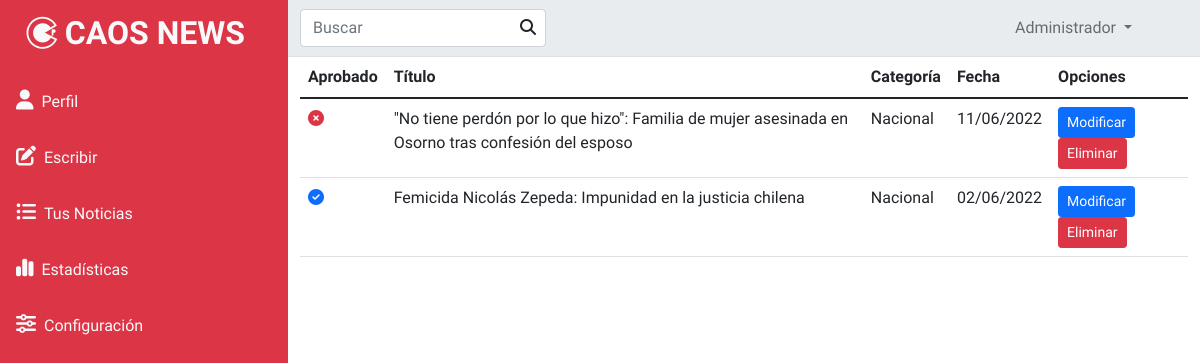
The app's page /listar/ (signed in), older data.
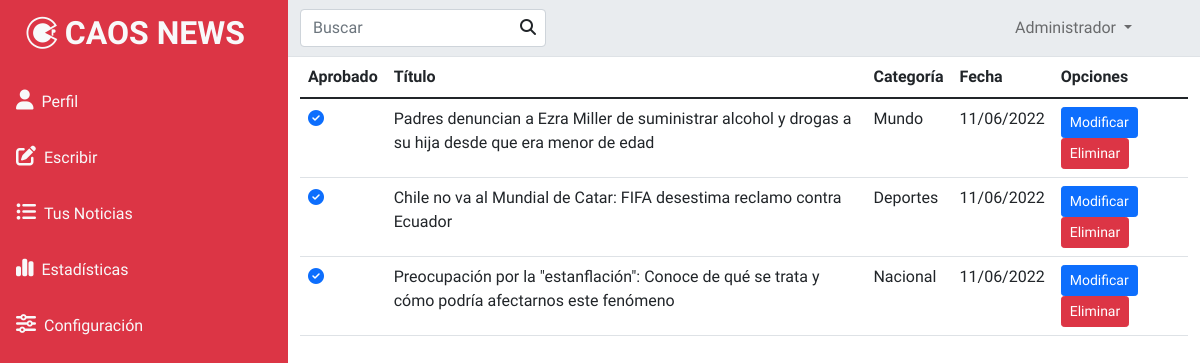
The same page, newer data.
### webcaosnews/models.py (models this page shows, shortened)
class Noticias(models.Model):
    id_noticia = models.AutoField(primary_key=True),
    usuario = models.CharField(max_length=60,default='--')
    autor = models.CharField(max_length=80,default='--')
    titulo = models.CharField(max_length=100)
    portada = models.ImageField(upload_to='fotos/%Y/%m/%d/',null=False,default='fotos/defecto.png')
    categoria = models.ForeignKey(Categoria,on_delete=models.CASCADE)
    ubicacion = models.ForeignKey(Regiones,on_delete=models.CASCADE)
    contenido = tinymce_models.HTMLField(null=False)
    etiquetas = models.CharField(max_length=150)
    fecha = models.DateField(("Fecha"), default=datetime.date.today)
    aprobada = models.BooleanField(default=False)
    comentario = models.TextField(default='--')

class Categoria(models.Model):
    id_categoria = models.AutoField(primary_key=True),
    nombre = models.CharField(max_length=50)
    def __str__(self):
        return self.nombre

### webcaosnews/views.py (the view)
# urls.py: path('listar/',listar,name='list'),
@login_required(login_url='/login/')
def listar(request):
    noticias = Noticias.objects.filter(usuario= request.user).order_by('-fecha')
    page = request.GET.get('page',1)
    try:
        paginator = Paginator(noticias,5)
        noticias = paginator.page(page)
    except:
        raise Http404
    data = {
        'entity': noticias,
        'paginator': paginator
    }
    return render(request, "panel/listado.html",data)

### webcaosnews/templates/panel/listado.html (shortened to what this page needs)
{% extends "panel/basePanel.html" %}
{%load static %}
{% block contenido %}
<div class="container-fluid">
  <table class="table">
    <thead>
      <tr>
        <th scope="col">Aprobado</th>
        <th scope="col">Título</th>
        <th scope="col">Categoría</th>
        <th scope="col">Fecha</th>
        <th>Opciones</th>
      </tr>
    </thead>
    <tbody>
      {% for n in entity %}
      <tr>
        <th scope="row">
          {% if n.aprobada %}
          <i class="fa-solid fa-circle-check text-primary"></i>
          {% else %}
          <i class="fa-solid fa-circle-xmark text-danger"></i>
          {% endif %}
        </th>
        <td>{{n.titulo}}</td>
        <td>{{n.categoria}}</td>
        <td>{{n.fecha |date:"SHORT_DATE_FORMAT" }}</td>
        <td>
          <a href="{% url 'modNot' n.id %}"><button type="button" class="btn btn-primary btn-sm">Modificar</button></a>
          <a href="#" onclick="eliminarNoticia({{n.id}})"><button type="button"
              class="btn btn-danger btn-sm">Eliminar</button></a>
        </td>
      </tr>
      {% endfor %}
    </tbody>
  </table>
</div>
{% endblock contenido %}

### webcaosnews/templates/panel/basePanel.html (shortened to what this page needs)
{% load static %}
<!DOCTYPE html>
<html lang="es">
<head>
    <link rel="stylesheet" href="//cdn.jsdelivr.net/npm/sweetalert2@11/dist/sweetalert2.min.css" id="theme-styles">
    <link rel="stylesheet" href="{% static 'css/panel.css' %}">
    <link href="https://cdn.jsdelivr.net/npm/bootstrap@5.1.3/dist/css/bootstrap.min.css" rel="stylesheet"
>
    <link rel="stylesheet" href="{% static 'css/fontello.css' %}">
</head>
<body>
    <div class="d-flex">
        <div id="sidebar-container" class="bg-danger">
            <div class="logo">
                <a href="{% url 'panel' %}">
                    <h1 class="icon-codiepie text-light fw-bold fs-2">CAOS NEWS</h1>
                </a>
            </div>
            <div class="menu">
                <a href="#" class="d-block p-3 text-light"><i class="fa-solid fa-user me-2 lead"></i>Perfil</a>
                <a href="{% url 'escr' %}" class="d-block p-3 text-light"><i
                        class="fa-solid fa-pen-to-square me-2 lead"></i>Escribir</a>
                <a href="{% url 'list' %}" class="d-block p-3 text-light"><i
                        class="fa-solid fa-list-ul me-2 lead"></i>Tus Noticias</a>
                <a href="#" class="d-block p-3 text-light"><i
                        class="fa-solid fa-chart-simple me-2 lead"></i>Estadísticas</a>
                <a href="#" class="d-block p-3 text-light"><i
                        class="fa-solid fa-sliders me-2 lead"></i>Configuración</a>
            </div>
        </div>
        <div class="w-100">
            <nav class="navbar bg-rojo navbar-expand-lg navbar-light border-bottom">
                <div class="container-fluid">
                    <form class="d-flex position-relative d-inline-block">
                        <input class="form-control me-2" type="search" placeholder="Buscar" aria-label="Buscar">
                        <button class="btn btn-search position-absolute" type="submit"><i
                                class="fa-solid fa-magnifying-glass"></i></button>
                    </form>
                    <div class="collapse navbar-collapse" id="navbarSupportedContent">
                        <ul class="navbar-nav md-auto me-5 ms-auto mb-2 mb-lg-0">
                            <li class="nav-item dropdown">
                                <a class="nav-link dropdown-toggle" href="#" id="navbarDropdown" role="button"
                                    data-bs-toggle="dropdown" aria-expanded="false">
                                    {{user.first_name}} {{user.last_name}}
                                </a>
                            </li>
                        </ul>
                    </div>
                </div>
            </nav>
            {% block contenido %}
            {% endblock contenido %}
</body>
</html>

Row changes from the older to the newer data that the page shows:
removed Noticias: aprobada False (drawn), titulo "\"No tiene perdón por lo que hizo\": Familia de mujer asesinada en Osorno tras confesión del esposo", categoria "Nacional", fecha "11/06/2022"
removed Noticias: aprobada True (drawn), titulo "Femicida Nicolás Zepeda: Impunidad en la justicia chilena", categoria "Nacional", fecha "02/06/2022"
added Noticias: aprobada True (drawn), titulo "Padres denuncian a Ezra Miller de suministrar alcohol y drogas a su hija desde que era menor de edad", categoria "Mundo", fecha "11/06/2022"
added Noticias: aprobada True (drawn), titulo "Chile no va al Mundial de Catar: FIFA desestima reclamo contra Ecuador", categoria "Deportes", fecha "11/06/2022"
added Noticias: aprobada True (drawn), titulo "Preocupación por la \"estanflación\": Conoce de qué se trata y cómo podría afectarnos este fenómeno", categoria "Nacional", fecha "11/06/2022"
